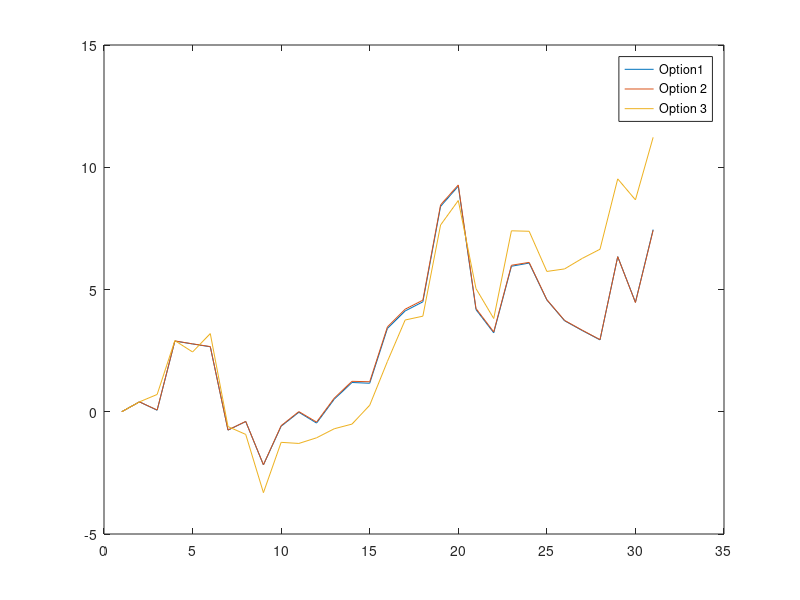

Recreate this plot in MATLAB.
iter = 0;

pKeeper = [0;0;0];

%while iter < 1000
M = [.5 .093;.5 .1;.1 .5];

w = .52;
w = [w 1-w];
W = [0; 0];

C = [1 -.5 -.5;-.5 1 -.5;-.5 -.5 1];

P = [0;0;0];

S = [.95 -.09 -.001;-.09 .95 -.003;-.001 -.003 .95];

sig = 2;

theta = 10;
t = 1;



    while max(P) < theta
        V = C*M*W + sig * randn;

        thisAtt=2-(rand<=w(1));

        W(thisAtt)=1; 
        W(3-thisAtt)=0;

        t = t + 1;

        P(:,t) = S*P(:,t-1) + V;
    end
    
    iter = iter + 1;
    [maxVal,maxInd] = max(P(:,t));
    pKeeper(maxInd) = pKeeper(maxInd) + 1
    
%end
%plot([0 t+10],[theta theta],'k','LineWidth',4)
plot(P')
legend('Option1','Option 2','Option 3')
